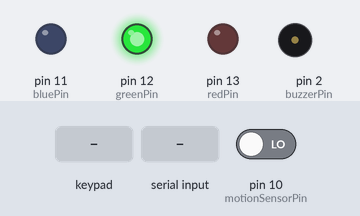
A sketch run on a simulated Arduino Uno, built with avr-gcc and run on an emulated ATmega328P. On the bench: output pins drawn as LEDs (lit = HIGH), buzzer (waves = sounding). Dashed ring = blinking. The test bench sets the inputs (shaded band); at power-on: pin 10 (motionSensorPin) LOW. What the sketch prints to the serial monitor is not drawn.

Above: at 1.2 s.
1.3 s: key '#' pressed
At 1.48 s:
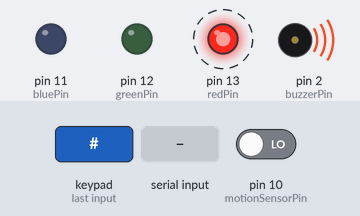
4.3 s: "1" received over Serial
At 7.9 s:
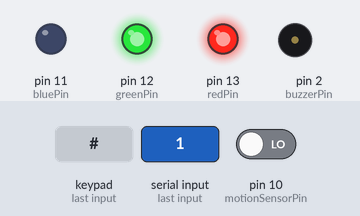
10.3 s: keypad keys 1 2 3 4 # pressed 0.4 s apart
At 13.4 s:
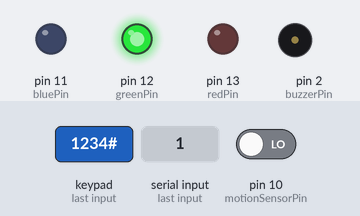
Timing chart, 0 to 14.9 s (numbered marks = the images above; inputs shaded):
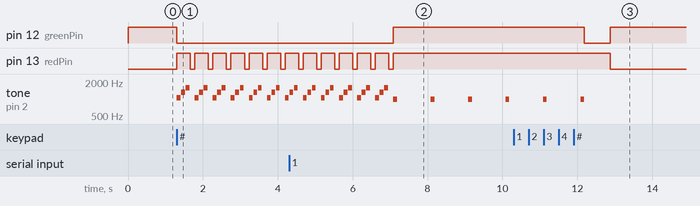

Measured:
- after the input at 1.3 s, pin 12 (greenPin): HIGH → LOW at once; pin 13 (redPin): alternates HIGH for 0.36 s and LOW for 0.12 s, starting at once; tone on pin 2 (buzzerPin): silent → 1047 Hz at once, then repeats every 0.48 s: silent 0.02 s, 1319 Hz 0.10 s, silent 0.02 s, 1568 Hz 0.10 s, silent 0.14 s, 1047 Hz 0.10 s
- after the input at 4.3 s, pin 12 (greenPin): LOW → HIGH after 2.8 s; pin 13 (redPin): goes on until 7.1 s, then stays HIGH
- after the input at 10.3 s, pin 13 (redPin): HIGH → LOW after 2.6 s

The sketch:

proiect.ino
```cpp
#include "pitches.h"
#include <Keypad.h>

const int buzzerPin = 2;
const int motionSensorPin = 10;
const int redPin = 13;
const int greenPin = 12;
const int bluePin = 11;

const int ROW_NUM = 4;
const int COLUMN_NUM = 3;

char keys[ROW_NUM][COLUMN_NUM] = {
  { '1', '2', '3' },
  { '4', '5', '6' },
  { '7', '8', '9' },
  { '*', '0', '#' }
};

byte pin_rows[ROW_NUM] = { 9, 8, 7, 6 };
byte pin_column[COLUMN_NUM] = { 5, 4, 3 };

Keypad keypad = Keypad(makeKeymap(keys), pin_rows, pin_column, ROW_NUM, COLUMN_NUM);

int motionDetected = LOW;

String inputPin = "";
String pin = "1234";
bool firstPressStar = false;

int state = 2;
int prevState = -1;

void setup() {
  keypad.addEventListener(keypadEvent);
  pinMode(buzzerPin, OUTPUT);
  pinMode(motionSensorPin, INPUT);
  pinMode(redPin, OUTPUT);
  pinMode(greenPin, OUTPUT);
  pinMode(bluePin, OUTPUT);
  Serial.begin(9600);
}

void loop() {
  listenBT();

  if(state!=prevState){
    prevState=state;
    Serial.print(state);
  }

  switch (state) {
    case 0:  //armat
      keypad.getKey();
      setColor(255, 0, 0);
      motionDetected = digitalRead(motionSensorPin);
      if (motionDetected == HIGH) {
        state = 3;
      }
      break;
    case 1:  //armare
      keypad.getKey();
      setColor(255,165,0);
      arming();
      break;
    case 2:  //dezarmat
      keypad.getKey();
      setColor(0, 255, 0);
      break;
    case 3:  //trigered
      keypad.getKey();
      setColor(0, 0, 255);
      triggered();
      break;
    case 4:  //allert
      keypad.getKey();
      startAlarm();
      break;
  }
}

void keypadEvent(KeypadEvent eKey) {
  switch (keypad.getState()) {
    case PRESSED:
      switch (eKey) {
        case '#': checkPin(); break;
        case '*': changePin(); break;
        default: inputPin += eKey;
      }
  }
}

void checkPin() {
  if (inputPin == pin) {
    switch (state) {
      case 0: state = 2; break;
      case 2: state = 1; break;
      case 3: state = 2; break;
      case 4: state = 2; break;
      default: state = 1;
    }
  } else {
    state = 4;
  }
  inputPin = "";
}

void changePin() {
  if (state == 2) {
    if (firstPressStar == false) {
      firstPressStar = true;
    } else {
      if(inputPin.length()>=4){
        pin = inputPin;
        Serial.print(pin);
        colorSplash(0,255,0);
      } else{
        colorSplash(255,0,0);
      }
      firstPressStar = false;
    }
  }
  inputPin = "";
}

void colorSplash(int redValue, int greenValue, int blueValue){
  setColor(0,0,0);
  delay(100);
  setColor(redValue,greenValue,blueValue);
  delay(200);
  setColor(0,0,0);
  delay(100);
  setColor(redValue,greenValue,blueValue);
  delay(200);
}

void arming() {
  unsigned long startTime = millis();
  while (state == 1 && millis() - startTime <= 5000) {
    if ((millis() - startTime) % 1000 == 0) {
      tone(buzzerPin, 1000);
      delay(100);
      stopSound();
    }
  }
  stopSound();
  state = 0;
}

void triggered() {
  unsigned long startTime = millis();
  while (state == 3 && millis() - startTime <= 5000) {
    keypad.getKey();
    if ((millis() - startTime) % 1000 == 0) {
      tone(buzzerPin, 1000);
      delay(100);
      stopSound();
    }
  }
  stopSound();
  if (state == 3)
    state = 4;
}

void startAlarm() {
  int alarm[] = {
    NOTE_C6, NOTE_E6, NOTE_G6,
    0,
    NOTE_C6, NOTE_E6, NOTE_G6,
    0,
    NOTE_C6, NOTE_E6, NOTE_G6,
    0
  };

  int noteDurations[] = {
    100, 100, 100,
    100,
    100, 100, 100,
    100,
    100, 100, 100,
    100
  };

  while (state == 4) {
    keypad.getKey();
    listenBT();
    for (int i = 0; i < 12; i++) {
      keypad.getKey();
      int noteDuration = noteDurations[i];
      tone(buzzerPin, alarm[i], noteDuration);

      if (alarm[i] == 0) {
        setColor(0, 0, 0);
      } else {
        setColor(255, 0, 0);
      }

      delay(noteDuration * 1.20);
      noTone(buzzerPin);
    }
  }
}

void listenBT(){
  if(Serial.available()>0){
    char aux = Serial.read();
    if(aux=='*'){
      for(int i=0;i<4;i++){
        Serial.available();
        inputPin[i] = Serial.read();
      }
      Serial.println(inputPin);
    } else{
      if(aux=='1')
        state = 1;
      if(aux=='2')
        state = 2;
    }
  }
}

void stopSound() {
  noTone(buzzerPin);
}

void setColor(int redValue, int greenValue, int blueValue) {
  analogWrite(redPin, redValue);
  analogWrite(greenPin, greenValue);
  analogWrite(bluePin, blueValue);
}

// void sendByteBT(byte x){
//   bt.write(x);
//   Serial.println(x);
// }


// void waitInputPin() {
//   setColor(0, 0, 255);
//   char key = keypad.getKey();
//   bool pinEntered = false;
//   bool validPin = false;
//   unsigned long startTime = millis();
//   while (pinEntered == false && millis() - startTime <= 5000) {
//     if (key) {
//       if (key == '#') {
//         if (inputPin == pin) {
//           Serial.println("Access granted");
//           state = 2;
//           validPin = true;
//         } else {
//           Serial.println("Access declined");
//           validPin = false;
//         }
//         inputPin = "";
//       } else
//         inputPin += key;
//     }
//   }
//   if (validPin == false)
//     state = 3;
// }
```

pitches.h
```cpp
#define NOTE_B0 31
#define NOTE_C1 33
#define NOTE_CS1 35
#define NOTE_D1 37
#define NOTE_DS1 39
#define NOTE_E1 41
#define NOTE_F1 44
#define NOTE_FS1 46
#define NOTE_G1 49
#define NOTE_GS1 52
#define NOTE_A1 55
#define NOTE_AS1 58
#define NOTE_B1 62
#define NOTE_C2 65
#define NOTE_CS2 69
#define NOTE_D2 73
#define NOTE_DS2 78
#define NOTE_E2 82
#define NOTE_F2 87
#define NOTE_FS2 93
#define NOTE_G2 98
#define NOTE_GS2 104
#define NOTE_A2 110
#define NOTE_AS2 117
#define NOTE_B2 123
#define NOTE_C3 131
#define NOTE_CS3 139
#define NOTE_D3 147
#define NOTE_DS3 156
#define NOTE_E3 165
#define NOTE_F3 175
#define NOTE_FS3 185
#define NOTE_G3 196
#define NOTE_GS3 208
#define NOTE_A3 220
#define NOTE_AS3 233
#define NOTE_B3 247
#define NOTE_C4 262
#define NOTE_CS4 277
#define NOTE_D4 294
#define NOTE_DS4 311
#define NOTE_E4 330
#define NOTE_F4 349
#define NOTE_FS4 370
#define NOTE_G4 392
#define NOTE_GS4 415
#define NOTE_A4 440
#define NOTE_AS4 466
#define NOTE_B4 494
#define NOTE_C5 523
#define NOTE_CS5 554
#define NOTE_D5 587
#define NOTE_DS5 622
#define NOTE_E5 659
#define NOTE_F5 698
#define NOTE_FS5 740
#define NOTE_G5 784
#define NOTE_GS5 831
#define NOTE_A5 880
#define NOTE_AS5 932
#define NOTE_B5 988
#define NOTE_C6 1047
#define NOTE_CS6 1109
#define NOTE_D6 1175
#define NOTE_DS6 1245
#define NOTE_E6 1319
#define NOTE_F6 1397
#define NOTE_FS6 1480
#define NOTE_G6 1568
#define NOTE_GS6 1661
#define NOTE_A6 1760
#define NOTE_AS6 1865
#define NOTE_B6 1976
#define NOTE_C7 2093
#define NOTE_CS7 2217
#define NOTE_D7 2349
#define NOTE_DS7 2489
#define NOTE_E7 2637
#define NOTE_F7 2794
#define NOTE_FS7 2960
#define NOTE_G7 3136
#define NOTE_GS7 3322
#define NOTE_A7 3520
#define NOTE_AS7 3729
#define NOTE_B7 3951
#define NOTE_C8 4186
#define NOTE_CS8 4435
#define NOTE_D8 4699
#define NOTE_DS8 4978
```
